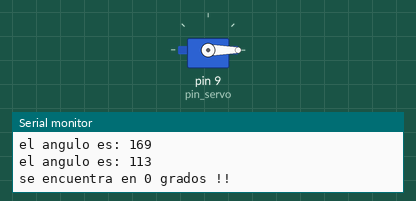
This sketch was run on a simulated Arduino Uno, built with avr-gcc and run on an emulated ATmega328P. On the bench: servo, the last lines printed to the serial monitor. Random numbers use the default seed unless the sketch sets one.

Above: at 0.8 s.
At 7.88 s:
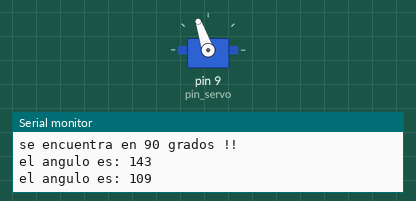
At 16.8 s:
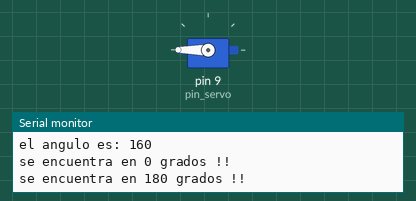
At 36.6 s:
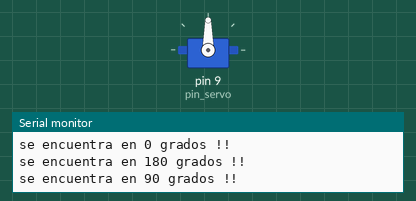
Timing chart, 0 to 40.0 s (numbered marks = the images above):
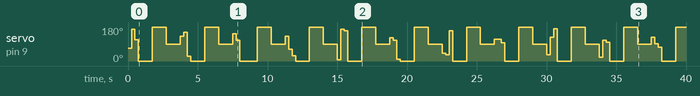

The sketch:

TP3EJ3.ino
```cpp
/* 3.  Modifique el ejercicio uno, para que luego de tres movimientos, lea la posición en la que quedo y la muestre por consola,
y luego realice los siguiente movimientos 0, 180 y 90 grados y luego continúe.*/

#include "Servo.h"

#define pin_servo 9

Servo servoMotor;
int y = 0;
void setup() {
  Serial.begin(9600);
  // Iniciamos el servo para que empiece a trabajar con el pin elegido
  servoMotor.attach(pin_servo);
}

void loop() {
  int x = random(0,180);

  if ( y < 3 ) {
    Serial.print("el angulo es: ");
    Serial.println(x);
    servoMotor.write(x);
    delay(250);
    y = y+1;
  }
  else {
    Serial.println("se encuentra en 0 grados !!");
    servoMotor.write(0);
    delay(1000);
    Serial.println("se encuentra en 180 grados !!");
    servoMotor.write(180);
    delay(1000);
    Serial.println("se encuentra en 90 grados !!");
    servoMotor.write(90);
    delay(1000);
    y = 0 ;
  }
}
```

Measured:
- by itself, servo on pin 9 (pin_servo): 67° → 169° at 0.25 s, → 113° 0.25 s later, → 0° 0.25 s later, → 180° 1.0 s later, … (63 changes in this stretch)
